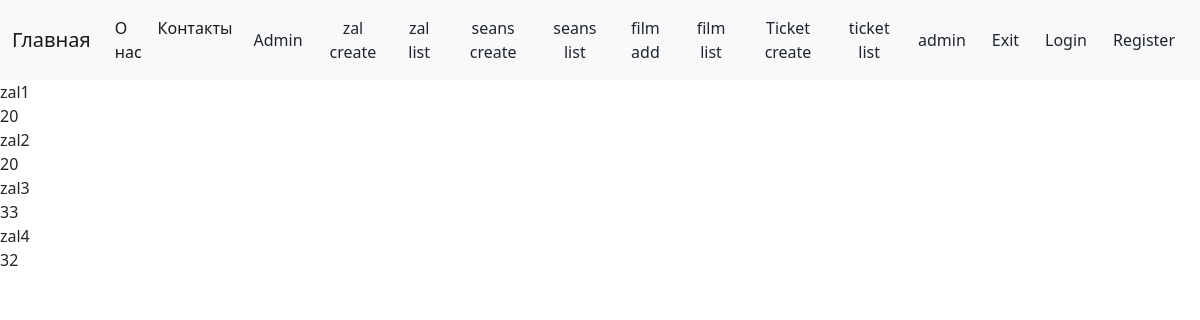
/zal/list (signed in), run on an earlier commit of the app's database.
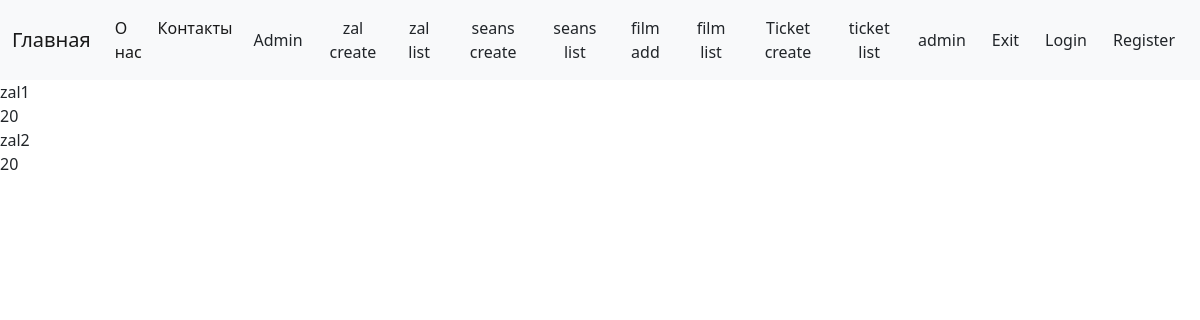
And on a later commit of the database.
### zal/models.py (models this page shows, shortened)
class Zal(models.Model):
    name = models.CharField(max_length=255)
    size = models.IntegerField(default=20,
                               verbose_name='Количество мест'
                               )

### zal/views.py (the view)
# urls.py: path('zal/list', ZalList.as_view(), name='zal-list'),
class ZalList(ListView):
    model = Zal
    template_name = 'zal-list.html'
    context_object_name = 'zals'

### zal/templates/zal-list.html
{% extends 'static/base.html' %}
{% block content %}
    {% for zal in zals %}
         {% include 'zal-detail.html' with zal=zal %}
    {% endfor %}
{% endblock %}

### zal/templates/zal-detail.html
{% block content %}
     <div>
    {{ zal.name }}
    </div>
    <div>
    {{ zal.size }}
    </div>
{% endblock %}

What changed in the data, as far as the page shows it:
removed Zal: name "zal3", size "33"
removed Zal: name "zal4", size "32"
